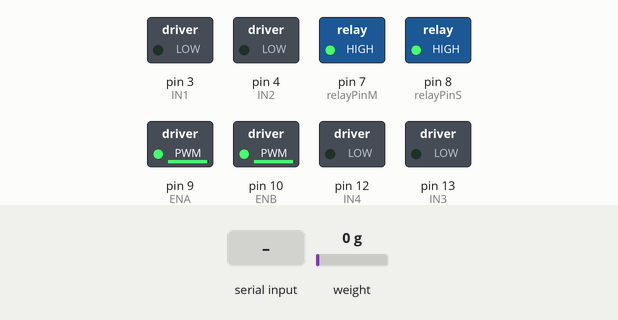
Bench run of a sketch on a simulated Arduino Uno, built with avr-gcc and run on an emulated ATmega328P. On the bench: switched loads named in the sketch (green lamp = pin HIGH). Inputs (shaded band) come from the test bench; at power-on: weight on the scale 0 g. What the sketch prints to the serial monitor is not drawn.

Above: at 2.2 s.
2.3 s: "O" received over Serial
At 2.45 s:
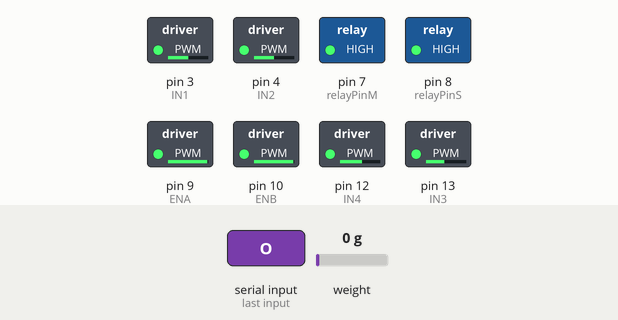
5.3 s: "b" received over Serial
6.8 s: "S" received over Serial
At 7.6 s:
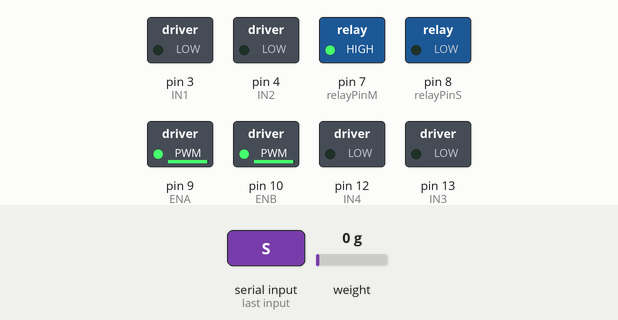
Timing chart, 0 to 9.8 s (numbered marks = the images above; inputs shaded):
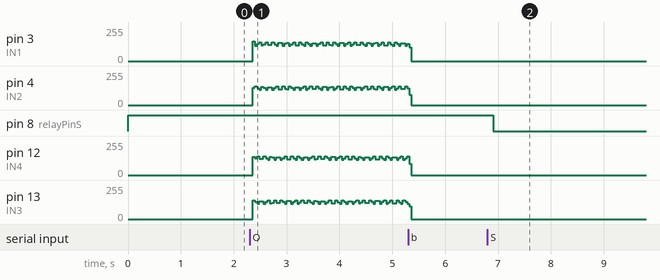

Measured:
- after the input at 6.8 s, pin 8 (relayPinS): HIGH → LOW after 0.11 s

The sketch:

oildisposer.ino
```cpp
#include "HX711.h"

const int IN1 = 3; //OUT1 Green
const int IN2 = 4; //OUT2 Yellow
const int IN3 = 13; //OUT3
const int IN4 = 12; //
const int ENA = 9;
const int ENB = 10;
const int LOADCELL_DOUT_PIN = 5;
const int LOADCELL_SCK_PIN = 6;
const int relayPinM = 7;
const int relayPinS = 8;
unsigned long SMotorTime = 10000; //10 sec
unsigned long BMotorTime = 60000; //60 sec

bool isDoorOpened = false;
bool isDoorClosed = false;
bool isWeightMeasured = false;


HX711 scale;
float scale_factor = 372000;  //Calibrated value
float weight;

void setup()
{
  pinMode(IN1,OUTPUT);
  pinMode(IN2,OUTPUT);
  pinMode(IN3,OUTPUT);
  pinMode(IN4,OUTPUT);
  pinMode(ENA,OUTPUT);
  pinMode(ENB,OUTPUT);
  pinMode(relayPinM, OUTPUT);
  pinMode(relayPinS, OUTPUT);
  digitalWrite(relayPinM,HIGH);  // EnableA를 점퍼 핀 연결한 환경과 동일하게
  digitalWrite(relayPinS,HIGH);  // EnableA를 점퍼 핀 연결한 환경과 동일하게
  digitalWrite(ENA,HIGH);  // EnableA를 점퍼 핀 연결한 환경과 동일하게
  digitalWrite(ENB,HIGH);  //EnableB를 점퍼 핀 연결한 환경과 동일하게
  analogWrite(ENA, 250);    //0~255 값으로 속도를 조절하고자 할 때
  analogWrite(ENB, 250);    // 0~255 값으로 속도를 조절하고자 할 때

  scale.begin(LOADCELL_DOUT_PIN, LOADCELL_SCK_PIN);
  scale.set_scale();
  scale.tare();

  Serial.begin(9600);
}

void stop_door()
{
  digitalWrite(IN1,LOW);
  digitalWrite(IN2,LOW);
  digitalWrite(IN3,LOW);
  digitalWrite(IN4,LOW);

  // Serial.println("Stop");
}

void move_forward()
{
  int fwdcnt = 0;
  while(isDoorOpened)
  {
    if(fwdcnt < 251)
    {
      digitalWrite(IN1,LOW);
      digitalWrite(IN2,HIGH);
      digitalWrite(IN3,HIGH);
      digitalWrite(IN4,LOW);
      delay(3);

      digitalWrite(IN1,LOW);
      digitalWrite(IN2,HIGH);
      digitalWrite(IN3,LOW);
      digitalWrite(IN4,HIGH);
      delay(3);

      digitalWrite(IN1,HIGH);
      digitalWrite(IN2,LOW);
      digitalWrite(IN3,LOW);
      digitalWrite(IN4,HIGH);
      delay(3);

      digitalWrite(IN1,HIGH);
      digitalWrite(IN2,LOW);
      digitalWrite(IN3,HIGH);
      digitalWrite(IN4,LOW);
      delay(3);
      fwdcnt++;

    }
    else
    {
      isDoorOpened = false;
      digitalWrite(IN1, LOW);
      digitalWrite(IN2, LOW);
      digitalWrite(IN3, LOW);
      digitalWrite(IN4, LOW);
      // Serial.println("Forward cnt:");
      // Serial.println(fwdcnt);
      fwdcnt = 0;

    }

    if (Serial.available())
    {
      char command = Serial.read();
      if (command == 'b')
      {
        isDoorOpened = false;
        digitalWrite(IN1, LOW);
        digitalWrite(IN2, LOW);
        digitalWrite(IN3, LOW);
        digitalWrite(IN4, LOW);
        // Serial.println("Forward cnt:");
        // Serial.println(fwdcnt);
        fwdcnt = 0;
      }
    }
  }
}

void move_backward()
{
  int bwdcnt = 0;
  while(isDoorClosed)
  {
    if(bwdcnt < 251)
    {
      digitalWrite(IN1,HIGH);
      digitalWrite(IN2,LOW);
      digitalWrite(IN3,HIGH);
      digitalWrite(IN4,LOW);
      delay(3);

      digitalWrite(IN1,HIGH);
      digitalWrite(IN2,LOW);
      digitalWrite(IN3,LOW);
      digitalWrite(IN4,HIGH);
      delay(3);

      digitalWrite(IN1,LOW);
      digitalWrite(IN2,HIGH);
      digitalWrite(IN3,LOW);
      digitalWrite(IN4,HIGH);
      delay(3);

      digitalWrite(IN1,LOW);
      digitalWrite(IN2,HIGH);
      digitalWrite(IN3,HIGH);
      digitalWrite(IN4,LOW);
      delay(3);
      bwdcnt++;
    }
    else
    {
      isDoorClosed = false;
      digitalWrite(IN1, LOW);
      digitalWrite(IN2, LOW);
      digitalWrite(IN3, LOW);
      digitalWrite(IN4, LOW);
      // Serial.println("Backward count:");
      // Serial.println(bwdcnt);
      bwdcnt = 0;

    }

    if (Serial.available())
    {
      char command = Serial.read();
      if (command == 'b')
      {
        isDoorClosed = false;
        digitalWrite(IN1, LOW);
        digitalWrite(IN2, LOW);
        digitalWrite(IN3, LOW);
        digitalWrite(IN4, LOW);
        // Serial.println("Backward count:");
        // Serial.println(bwdcnt);
        bwdcnt = 0;
      }
    }
  }
}

void measures_weight()
{
  while(isWeightMeasured)
  {
    weight = scale.get_units(3);
    scale.set_scale(scale_factor);
    // Serial.print("Sending weight info: ");
    weight = weight*1000;
    Serial.print(weight);
    delay(100);

    if (Serial.available())
    {
      break;
    }
  }
}

void loop()
{
  if (Serial.available())
  {
    char command = Serial.read();

    if(command == 'O')
    {
      // Open door
      isDoorOpened = true;
      // Serial.println("Open the door");
      move_forward();
      // Measure weight
      isWeightMeasured = true;
      measures_weight();

    }
    else if (command == 'C')
    {
      // Close door
      isDoorClosed = true;
      move_backward();

      isWeightMeasured = true;
      measures_weight();


    }
    else if (command == 'M')
    {  // Start Small Motor
      isWeightMeasured = false;
      digitalWrite(relayPinM, LOW);
      delay(SMotorTime); // Adjust based on operation time
      digitalWrite(relayPinM, HIGH);
    }
    else if (command == 'S')
    {  // Start Big Motor
      float response  = 1;
      Serial.print(response);
      isWeightMeasured = false;
      digitalWrite(relayPinS, LOW);
      delay(BMotorTime); // Adjust based on operation time
      digitalWrite(relayPinS, HIGH);
    }
    else if (command == 'R')
    {
      // Measure weight
      isWeightMeasured = true;
      measures_weight();
    }
    else if (command == 'D')
    {
      isWeightMeasured = false;
    }

  }
}
```
